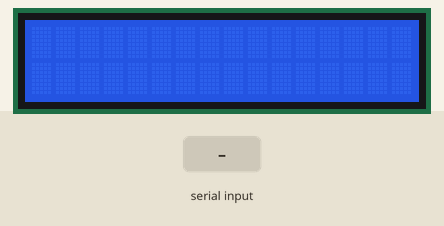
Simulated run of this sketch. Board: Arduino Uno, built with avr-gcc and run on an emulated ATmega328P. Parts: 16×2 character LCD. The test bench sets the inputs (shaded band). What the sketch prints to the serial monitor is not drawn.

Above: at 1.2 s.
1.3 s: "1\n" received over Serial
At 2.0 s:
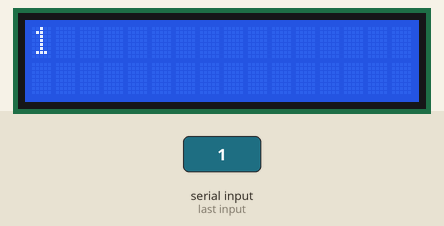
2.8 s: "0\n" received over Serial
At 3.1 s:
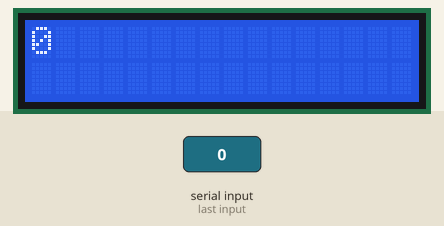
Timing chart, 0 to 5.8 s (numbered marks = the images above; inputs shaded):
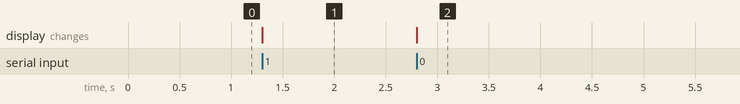

Measured:
- after the input at 1.3 s, the display: changes at once (image 1)
- after the input at 2.8 s, the display: changes at once (image 2)

The sketch:

ex1.ino
```cpp
//include LCD library
#include <LiquidCrystal.h>

String inputString = ""; // create an empty string to hold the incoming serial data

// Boolean flag to test whether a complete string has been received (enter pressed in serial monitor)
boolean stringComplete = false;
LiquidCrystal lcd(7, 6, 5, 4, 3, 2);

void setup() {
  // initialize serial interface
  Serial.begin(9600); // implicit serial frame format
  //initialize lcd
  lcd.begin(16, 2);
  // reserve 200 bytes for the string
  inputString.reserve(200);
  Serial.println("Starting app...");
}
void loop() {
  // display the string when new line is received
  if (stringComplete) {
    lcd.setCursor(0, 0);
    lcd.print(inputString);
    if(!inputString.equals("")){
    Serial.print("> the arduino recived : ");
    Serial.println(inputString);
    }else
    Serial.println("please type sth up there...");

    // empty the string
    inputString = "";
    // reset the flag
    stringComplete = false;
  }
}

/*
  SerialEvent is called when new data is received on the RX port
  This function is automatically called when the loop is called.
  If we add delays in loop we will also delay the showing of the
  result. */
void serialEvent() {
  while (Serial.available()) {
    // read the new received byte
    char inChar = (char)Serial.read();
    // check if new line character has been received; if
    //not, add it to the string
    // we do not add new line in input string since it
    //will show an extra character in the LCD
    if (inChar != '\n')
      inputString += inChar;
    // dif the receive character is new line, set the flag
    //so that the loop will know to display
    //the received data
    if (inChar == '\n') {
      stringComplete = true;
    }
  }
}
```
